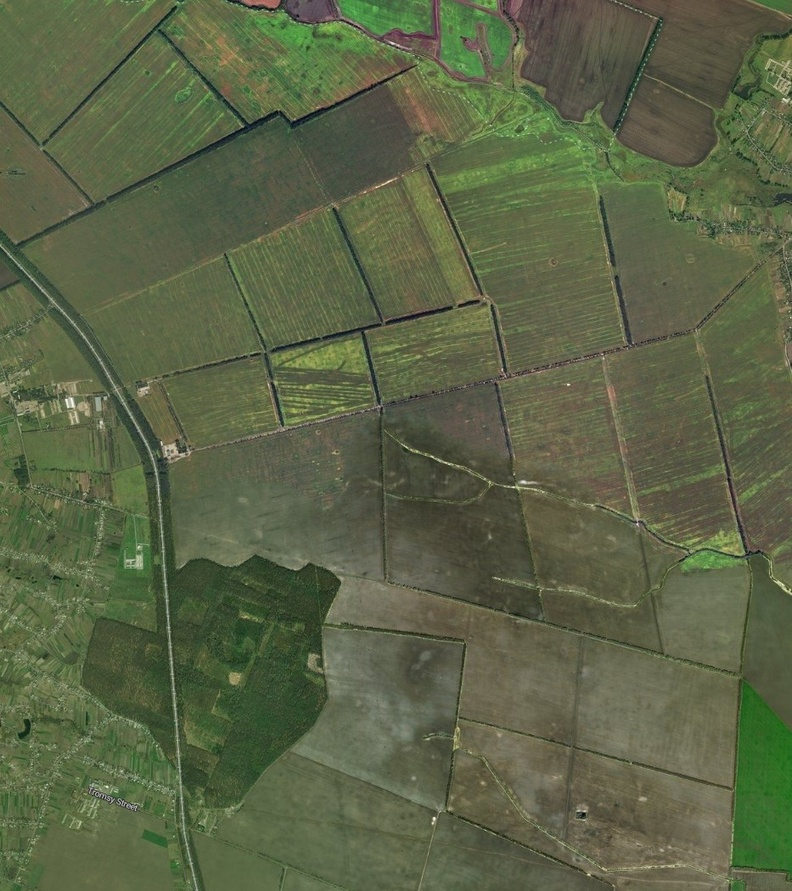
#> input picture term_work/fields_1.jpg, 792 x 891 px, shrunk from 933 x 1050 before the run
$ python main.py   (older library calls are emulated)
#> lines starting #> are read from the running program, lines starting #| are printed output that depends on the picture
import numpy as np
from types import MappingProxyType
import cv2
import matplotlib.pyplot as plt

classic_sepia_coef = MappingProxyType(
    {
        "rr": 0.393, "rg": 0.769, "rb": 0.189,
        "gr": 0.349, "gg": 0.686, "gb": 0.168,
        "br": 0.272, "bg": 0.534, "bb": 0.131
    }
)

custom_sepia_coef = MappingProxyType(
    {
        "rr": 0.2, "rg": 0.2, "rb": 0.2,
        "gr": 0.1, "gg": 0.1, "gb": 0.1,
        "br": 0.6, "bg": 0.4, "bb": 1
    }
)

def sepia_pixel(r, g, b, sepia_coef = classic_sepia_coef):
    r_new = sepia_coef["rr"] * r + sepia_coef["rg"] * g + sepia_coef["rb"] * b
    g_new = sepia_coef["gr"] * r + sepia_coef["gg"] * g + sepia_coef["gb"] * b
    b_new = sepia_coef["br"] * r + sepia_coef["bg"] * g + sepia_coef["bb"] * b

    return (
        min(255, int(r_new)),
        min(255, int(g_new)),
        min(255, int(b_new))
    )

image = cv2.imread("fields_1.jpg").astype(np.float32)
image_rgb = cv2.cvtColor(image, cv2.COLOR_BGR2RGB)

height, width, _ = image_rgb.shape
#> height = 891; width = 792
pixels_rgb = np.array(image_rgb)

center_x = width // 2
#> center_x = 396
center_y = height // 2
#> center_y = 445

for i in range(height):
    for j in range(width):
        r, g, b = map(int, pixels_rgb[i, j])

        r, g, b = sepia_pixel(r, g, b, custom_sepia_coef)

        pixels_rgb[i, j] = [r, g, b]
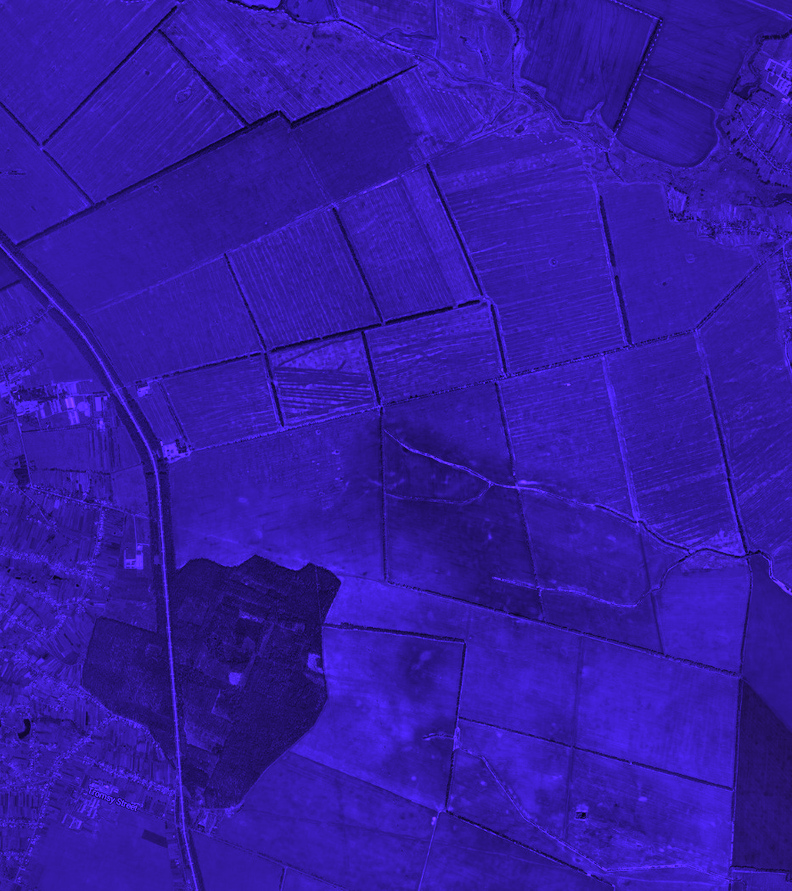
#> pixels_rgb: shape (891, 792, 3) float32; mean R, G, B 51.7, 25.6, 163.7

image_sepia = pixels_rgb

pixels_bgr = cv2.cvtColor(pixels_rgb, cv2.COLOR_RGB2BGR)

Ix = cv2.Sobel(pixels_bgr, cv2.CV_32F, 1, 0, ksize=3)
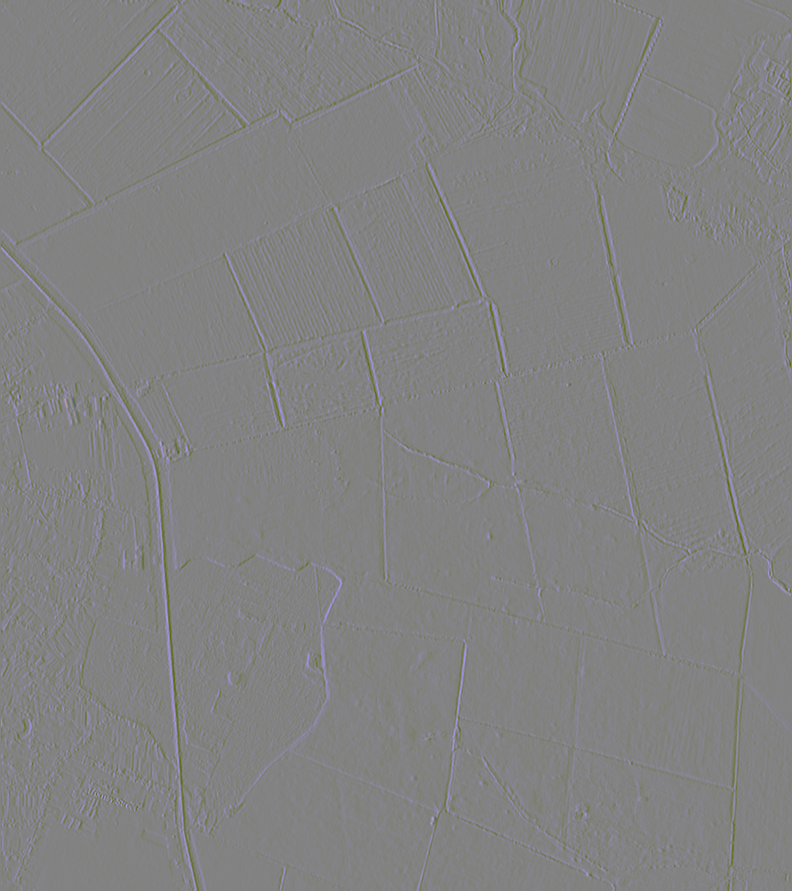
#> Ix: shape (891, 792, 3) float32; mean B, G, R -0.1, 0, 0; drawn with min black and max white
Iy = cv2.Sobel(pixels_bgr, cv2.CV_32F, 0, 1, ksize=3)
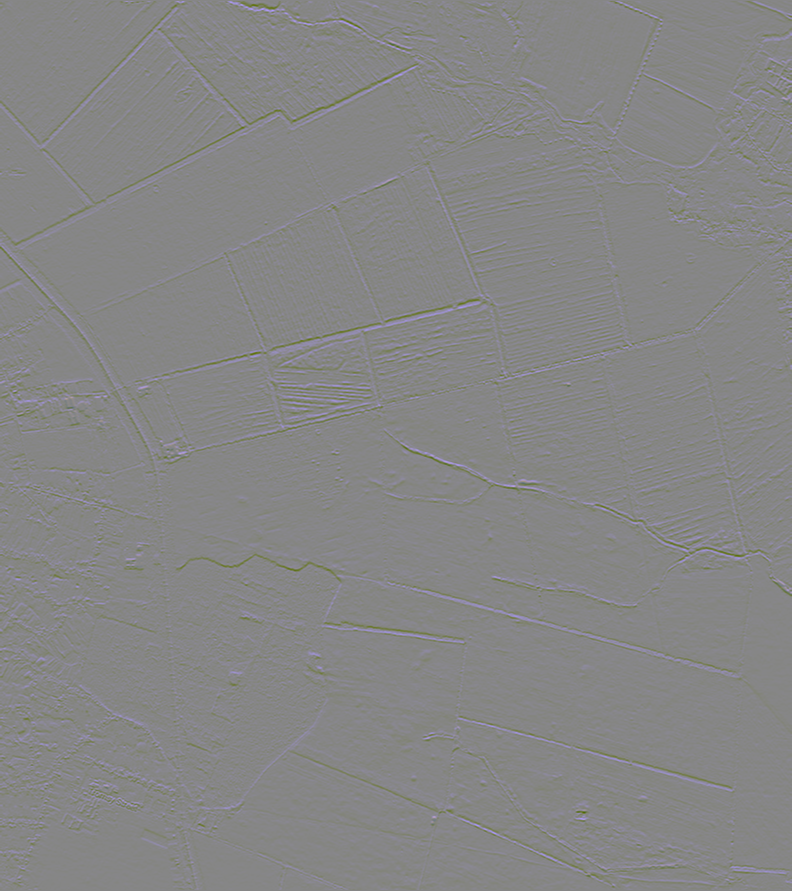
#> Iy: shape (891, 792, 3) float32; mean B, G, R 0, 0, 0; drawn with min black and max white

magnitude = np.sqrt(Ix**2 + Iy**2)
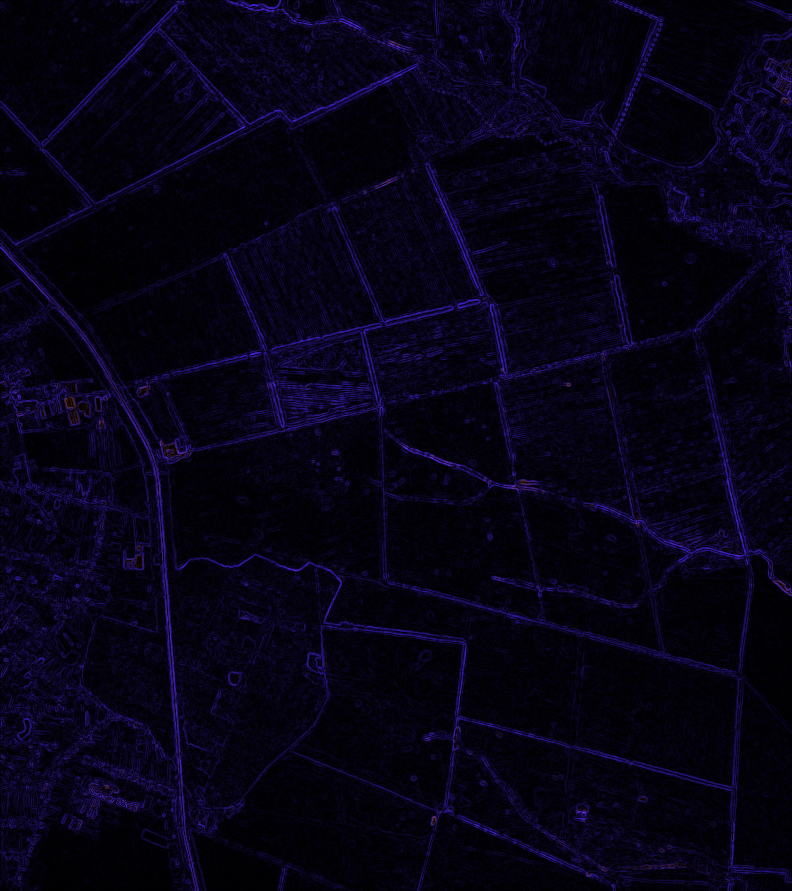
#> magnitude: shape (891, 792, 3) float32; mean B, G, R 82.3, 12.8, 25.5; drawn with min black and max white

image_sobel = cv2.cvtColor(magnitude, cv2.COLOR_RGB2BGR)

# -------------------------
# Display all images
# -------------------------
fig, axes = plt.subplots(1, 3, figsize=(15, 5))

# Original
axes[0].imshow(image_rgb.astype(np.uint8))
axes[0].set_title("Original")
axes[0].axis("off")

# Sepia
axes[1].imshow(image_sepia.astype(np.uint8))
axes[1].set_title("Sepia")
axes[1].axis("off")

# Sobel
axes[2].imshow(image_sobel.astype(np.uint8))
axes[2].set_title("Sobel")
axes[2].axis("off")

plt.tight_layout()
plt.show()
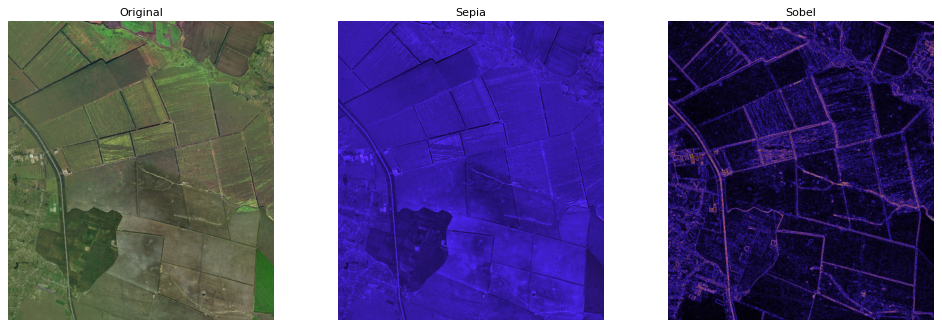
#> figure drawn by matplotlib, 3 panels
